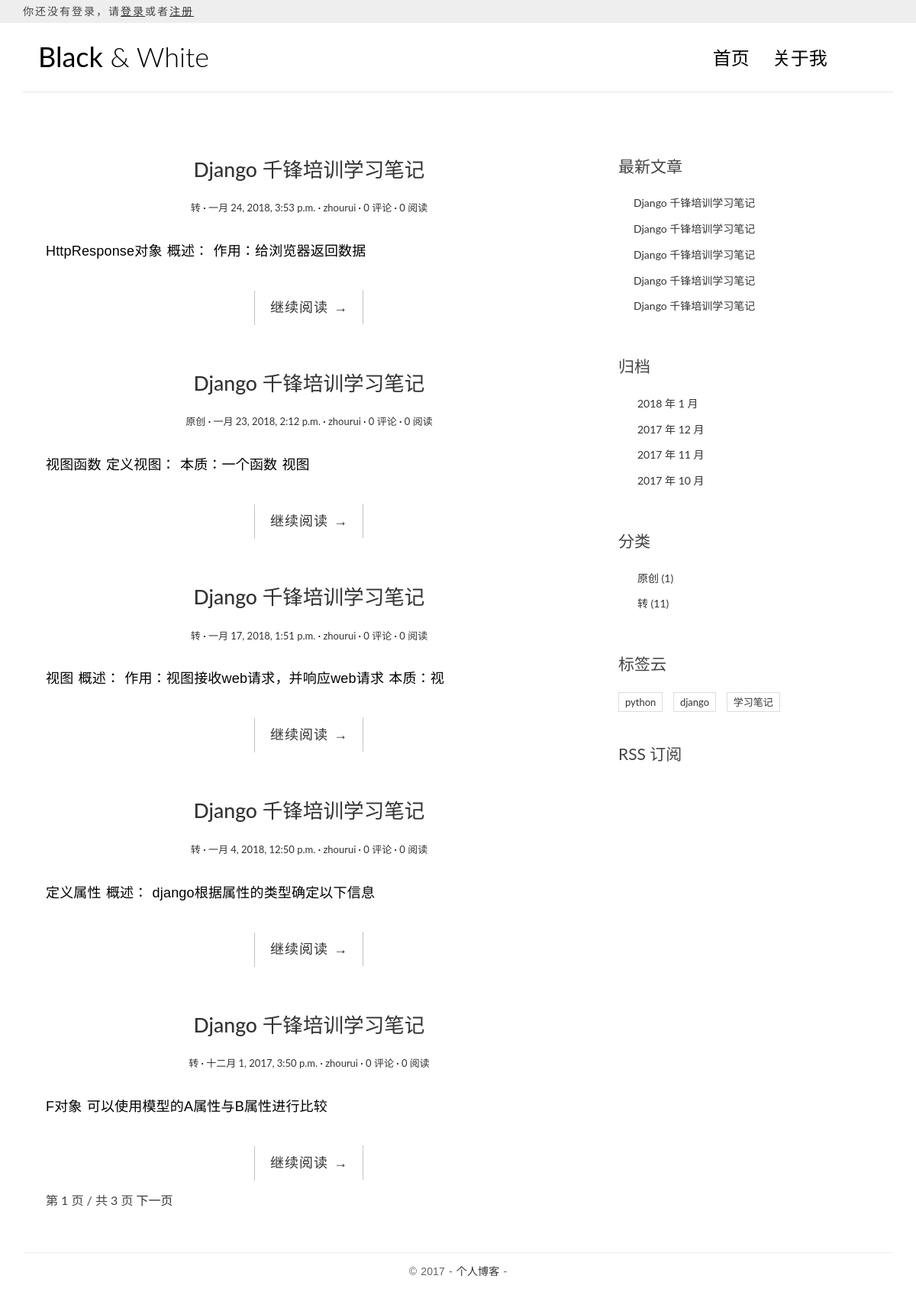
The page / on the database its author committed.
### blog/models.py (models this page shows, shortened)
@python_2_unicode_compatible
class Post(models.Model):
    title = models.CharField(max_length=70)
    body = RichTextField()
    created_time = models.DateTimeField()
    modified_time = models.DateTimeField()
    excerpt = models.CharField(max_length=200, blank=True)
    category = models.ForeignKey(Category)
    tags = models.ManyToManyField(Tag, blank=True)
    author = models.ForeignKey(settings.AUTH_USER_MODEL)
    views = models.PositiveIntegerField(default=0)
    def get_absolute_url(self):
        return reverse('blog:detail', kwargs={'pk': self.pk})
    class Meta:
        ordering = ['-created_time']

class Category(models.Model):
    name = models.CharField(max_length=100)

class Tag(models.Model):
    name = models.CharField(max_length=100)

### users/models.py (models this page shows)
class User(AbstractUser):
    nickname = models.CharField(max_length=50, blank=True)
    class Meta(AbstractUser.Meta):
        pass

### blog/views.py (the view)
# urls.py: url(r'^$',views.IndexView.as_view(), name= 'index'),
class IndexView(ListView):
    model = Post
    template_name = 'blog/index.html'
    contexr_object_name  = 'post_list'
    paginate_by = 5

### blog/templatetags/blog_tags.py (called while the page is built)
@register.simple_tag
def get_recent_posts(num=5):
    return Post.objects.all().order_by('-created_time')[:num]

@register.simple_tag
def archives():
    return Post.objects.dates('created_time', 'month', order='DESC')

@register.simple_tag
def get_categories():
    return Category.objects.annotate(num_posts=Count('post')).filter(num_posts__gt=0)

@register.simple_tag
def get_tags():
    return Tag.objects.annotate(num_posts=Count('post')).filter(num_posts__gt=0)

### templates/blog/index.html (shortened to what this page needs)
{% extends 'base.html' %}
{% block main %}
    {% for post in post_list %}
        <article class="post post-{{ post.pk }}">
          <header class="entry-header">
                        <h1 class="entry-title">
                            <a href="{{ post.get_absolute_url }}">{{ post.title }}</a>
                        </h1>
                        <div class="entry-meta">
                            <span class="post-category"><a href="#">{{ post.category.name }}</a></span>
                            <span class="post-date"><a href="#"><time class="entry-date" datetime="{{ post.created_time }}">{{ post.created_time }}</time></a></span>
                            <span class="post-author"><a href="#">{{ post.author }}</a></span>
                            <span class="comments-link"><a href="#">{{ post.comment_set.count }} 评论</a></span>
                            <span class="views-count"><a href="#">{{ post.views }} 阅读</a></span>
                        </div>
                    </header>
                    <div class="entry-content clearfix">
                        <p>{{ post.excerpt }}</p>
                        <div class="read-more cl-effect-14">
                            <a href="{{ post.get_absolute_url }}" class="more-link">继续阅读 <span class="meta-nav">→</span></a>
                        </div>
                    </div>
        </article>
    {% empty %}
        <div class="no-post">暂时还没有发布的文章！</div>
    {% endfor %}
    {% if is_paginated %}
    <div class="pagination-simple">
      <span class="current">第 {{ page_obj.number }} 页 / 共 {{ paginator.num_pages }} 页</span>
      {% if page_obj.has_next %}
        <a href="?page={{ page_obj.next_page_number }}">下一页</a>
      {% endif %}
    </div>
{% endif %}
{% endblock main %}

### templates/base.html (shortened to what this page needs)
{% load staticfiles %}
{% load blog_tags %}
<!DOCTYPE html>
<html>
<head>
    <link rel="stylesheet" href="http://code.ionicframework.com/ionicons/2.0.1/css/ionicons.min.css">
    <link rel="stylesheet" href="{% static 'blog/css/bootstrap.min.css' %}">
    <link rel="stylesheet" href="{% static 'blog/css/pace.css' %}">
    <link rel="stylesheet" href="{% static 'blog/css/custom.css' %}">
</head>
<body>
<div class="flex-center"  style="background-color: #EEE;height: 30px;">
    <div class="container"  style="height: 30px;">
        <div  style="height: 30px;">
            {% if user.is_authenticated %}
                <p style="height: 100%;margin: 0px;line-height: 30px;">你已登录，欢迎你：<a href="#">{{ user.username }}</a><a href="{% url 'logout' %}?next={{ request.path }}" style="margin-left: 20px;text-decoration: underline">退出</a></p>
                {% comment %}<button class="btn btn-default"><a href="{% url 'logout' %}?next={{ request.path }}">注销登录</a></button>
                <button class="btn btn-default"><a href="{% url 'password_change' %}?next={{ request.path }}">修改密码</a></button>{% endcomment %}
            {% else %}
                 <div style="width: 100%;height: 100%;line-height: 30px;letter-spacing: 2px;">
                    <div style="">你还没有登录，请<a  style="text-decoration:underline;" href="{% url 'login' %}?next={{ request.path }}">登录</a>或者<a style="text-decoration:underline"  href="{% url 'users:register' %}">注册</a></div>
                </div>
            {% endif %}
        </div>
    </div>
</div>
<div class="container">
    <header id="site-header">
        <div class="row">
            <div class="col-md-4 col-sm-5 col-xs-8">
                <div class="logo">
                    <h1><a href="{% url 'blog:index' %}"><b>Black</b> &amp; White</a></h1>
                </div>
            </div>
            <div class="col-md-8 col-sm-7 col-xs-4">
                <nav class="main-nav" role="navigation">
                    <div class="collapse navbar-collapse" id="bs-example-navbar-collapse-1">
                        <ul class="nav navbar-nav navbar-right">
                            <li class="cl-effect-11"><a href="{% url 'blog:index' %}" data-hover="首页">首页</a></li>
                            <li class="cl-effect-11"><a href="{% url 'blog:aboutme' %}" data-hover="关于">关于我</a></li>
                        </ul>
                    </div>
                </nav>
            </div>
        </div>
    </header>
</div>
<div class="content-body">
    <div class="container">
        <div class="row">
            <main class="col-md-8">
                 {% block main %}
                 {% endblock main %}
            </main>
            <aside class="col-md-4">
                <div class="widget widget-recent-posts">
                    <h3 class="widget-title">最新文章</h3>
                    {% get_recent_posts as recent_post_list %}
                    <ul>
                        {% for post in recent_post_list %}
                        <li>
                            <a href="{{ post.get_absolute_url }}">{{ post.title }}</a>
                        </li>
                        {% empty %}
                        暂无文章！
                        {% endfor %}
                    </ul>
                </div>
                <div class="widget widget-archives">
                    <h3 class="widget-title">归档</h3>
                    {% archives as date_list %}
                    <ul>
                        {% for date in date_list %}
                            <li>
                                <a href="{% url 'blog:archives' date.year date.month %}">{{ date.year }} 年 {{ date.month }} 月</a>
                            </li>
                        {% empty %}
                         暂无归档！
                        {% endfor %}
                    </ul>
                </div>
                <div class="widget widget-category">
                    <h3 class="widget-title">分类</h3>
                    {% get_categories as category_list %}
                     <ul>
                        {% for category in category_list %}
                        <li>
                          <a href="{% url 'blog:category' category.pk %}">{{ category.name }}
                              <span class="post-count">({{ category.num_posts }})</span></a>
                        </li>
                        {% empty %}
                        暂无分类！
                        {% endfor %}
                     </ul>
                </div>
                <div class="widget widget-tag-cloud">
                    <h3 class="widget-title">标签云</h3>
                    {% get_tags as tag_list %}
                      <ul>
                        {% for tag in tag_list %}
                        <li>
                          <a href="{% url 'blog:tag' tag.pk %}">{{ tag.name }}</a>
                        </li>
                        {% empty %}
                        暂无标签！
                        {% endfor %}
                      </ul>
                </div>
                <div class="rss">
                    <a href="{% url 'rss' %}"> RSS 订阅</a>
                </div>
            </aside>
        </div>
    </div>
</div>
<footer id="site-footer">
    <div class="container">
        <div class="row">
            <div class="col-md-12">
                <p class="copyright">&copy 2017 - <a href="http://www.cssmoban.com/" target="_blank" title="模板之家">个人博客</a> - <a href="http://zmrenwu.com/" title="网页模板" target="_blank"></a>
                </p>
            </div>
        </div>
    </div>
</footer>
</body>
</html>

### blog/static/blog/css/custom.css (style rules this page uses)
* { outline: none; }
h1, h2, h3, h4, h5, h6 { margin-top: 0; }
b { font-weight: 400; }
a { color: #333; }
body { color: #444; font-family: 'Lato', sans-serif; }
p { font-family: 'Ubuntu', sans-serif; font-weight: 400; word-spacing: 1px; letter-spacing: 0.01em; }
#site-header { background-color: #FFF; padding: 25px 20px; margin-bottom: 40px; border-bottom: 1px solid #e7e7e7; }
.logo h1 a { color: #000; }
.logo h1 { margin: 0; font-family: 'Lato', sans-serif; font-weight: 300; }
.main-nav { margin-top: 11px; max-width: 95%; }
.main-nav a { color: #000000 !important; padding: 0 0 5px 0 !important; margin-right: 30px; font-family: 'Lato', sans-serif; font-weight: 300; font-size: 24px; }
.cl-effect-11 a { padding: 10px 0; color: #0972b4; text-shadow: none; }
.cl-effect-11 a::before { position: absolute; top: 0; left: 0; overflow: hidden; padding: 0 0 5px 0 !important; max-width: 0; border-bottom: 1px solid #000; color: #000; content: attr(data-hover); white-space: nowrap; -webkit-transition: max-width 0.5s; -moz-transition: max-width 0.5s; transition: max-width 0.5s; }
.content-body { padding-bottom: 4em; }
.post { background: #fff; padding: 30px 30px 0; }
.entry-title { text-align: center; font-size: 1.9em; margin-bottom: 20px; line-height: 1.6; padding: 10px 20px 0; }
.entry-meta { text-align: center; color: #DDDDDD; font-size: 13px; margin-bottom: 30px; }
.entry-content { font-size: 18px; line-height: 1.9; font-weight: 300; color: #000; }
.post-category::after, .post-date::after, .post-author::after, .comments-link::after { content: ' ·'; color: #000; }
.read-more { font-family: 'Ubuntu', sans-serif; font-weight: 400; word-spacing: 1px; letter-spacing: 0.01em; text-align: center; margin-top: 20px; }
.cl-effect-14 a { padding: 0 20px; height: 45px; line-height: 45px; position: relative; display: inline-block; margin: 15px 25px; letter-spacing: 1px; font-weight: 400; text-shadow: 0 0 1px rgba(255, 255, 255, 0.3); }
.cl-effect-14 a::before, .cl-effect-14 a::after { position: absolute; width: 45px; height: 1px; background: #C3C3C3; content: ''; -webkit-transition: all 0.3s; -moz-transition: all 0.3s; transition: all 0.3s; pointer-events: none; }
.cl-effect-14 a::before { top: 0; left: 0; -webkit-transform: rotate(90deg); -moz-transform: rotate(90deg); transform: rotate(90deg); -webkit-transform-origin: 0 0; -moz-transform-origin: 0 0; transform-origin: 0 0; }
.cl-effect-14 a::after { right: 0; bottom: 0; -webkit-transform: rotate(90deg); -moz-transform: rotate(90deg); transform: rotate(90deg); -webkit-transform-origin: 100% 0; -moz-transform-origin: 100% 0; transform-origin: 100% 0; }
.widget { background: #fff; padding: 30px 0 0; }
.widget-title { font-size: 1.5em; margin-bottom: 20px; line-height: 1.6; padding: 10px 0 0; font-weight: 400; }
.widget-recent-posts ul { padding: 0; margin: 0; padding-left: 20px; }
.widget-recent-posts ul li { list-style-type: none; position: relative; line-height: 170%; margin-bottom: 10px; }
.widget-recent-posts ul li::before { content: '\f3d3'; font-family: "Ionicons"; position: absolute; left: -17px; top: 3px; font-size: 16px; color: #000; }
.widget-archives ul { padding: 0; margin: 0; padding-left: 25px; }
.widget-archives ul li { list-style-type: none; position: relative; line-height: 170%; margin-bottom: 10px; }
.widget-archives ul li::before { content: '\f3f3'; font-family: "Ionicons"; position: absolute; left: -25px; top: 1px; font-size: 16px; color: #000; }
.widget-category ul { padding: 0; margin: 0; padding-left: 25px; }
.widget-category ul li { list-style-type: none; position: relative; line-height: 170%; margin-bottom: 10px; }
.widget-category ul li::before { content: '\f3fe'; font-family: "Ionicons"; position: absolute; left: -25px; top: 1px; font-size: 18px; color: #000; }
.widget-tag-cloud ul { padding: 0; margin: 0; margin-right: -10px; }
.widget-tag-cloud ul li { list-style-type: none; font-size: 13px; display: inline-block; margin-right: 10px; margin-bottom: 10px; padding: 3px 8px; border: 1px solid #ddd; }
.rss { font-size: 21px; margin-top: 30px; }
.rss a { color: #444; }
#site-footer { padding-top: 10px; padding: 0 0 1.5em 0; }
.copyright { text-align: center; padding-top: 1em; margin: 0; border-top: 1px solid #eee; color: #666; }
.pagination-simple { padding-left: 30px; font-size: 16px; }

### rows shown on the page
Post: title "Django 千锋培训学习笔记", category.name "转", created_time "一月 24, 2018, 3:53 p.m.", author "zhourui", comment_set.count "0", views "0", excerpt "HttpResponse对象 概述： 作用：给浏览器返回数据"
Post: title "Django 千锋培训学习笔记", category.name "原创", created_time "一月 23, 2018, 2:12 p.m.", author "zhourui", comment_set.count "0", views "0", excerpt "视图函数 定义视图： 本质：一个函数 视图"
Post: title "Django 千锋培训学习笔记", category.name "转", created_time "一月 17, 2018, 1:51 p.m.", author "zhourui", comment_set.count "0", views "0", excerpt "视图 概述： 作用：视图接收web请求，并响应web请求 本质：视"
Post: title "Django 千锋培训学习笔记", category.name "转", created_time "一月 4, 2018, 12:50 p.m.", author "zhourui", comment_set.count "0", views "0", excerpt "定义属性 概述： django根据属性的类型确定以下信息"
Post: title "Django 千锋培训学习笔记", category.name "转", created_time "十二月 1, 2017, 3:50 p.m.", author "zhourui", comment_set.count "0", views "0", excerpt "F对象 可以使用模型的A属性与B属性进行比较"
Category: name "原创", num_posts "1"
Category: name "转", num_posts "11"
Tag: name "python"
Tag: name "django"
Tag: name "学习笔记"

### other values the page prints
{{ page_obj.number }} "1"
{{ paginator.num_pages }} "3"
{{ date.year }} "2018" "2017" "2017" "2017"
{{ date.month }} "1" "12" "11" "10"
